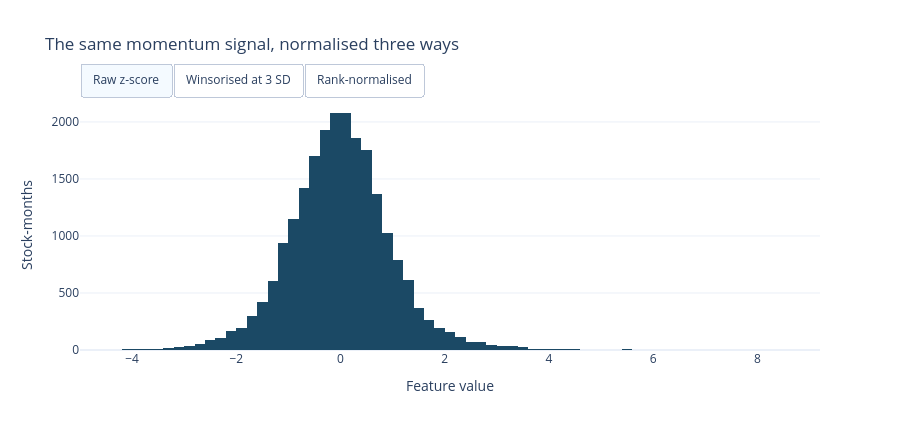

The code cell stored with this chart in its notebook:
### Markdown cell above
### Why raw features are unusable

Look at the ranges above. `vol_3m` is around 0.2, `high_52w` is around 0.95, `mom_6m`
might be anything from −0.4 to +2.0. Any model that weights features — a linear
regression, a neural network, a distance-based method — will be dominated by whichever
feature happens to have the largest numbers.

Worse, the ranges *drift*. Volatility in a calm month and volatility in March 2020 are not
the same variable. A model trained on one will be badly calibrated for the other.

The standard fix is to convert each feature into a **cross-sectional score**: forget the
absolute level, ask only where this stock sits relative to the others *this month*. Three
ways to do it, in increasing robustness:

### Code cell
def cross_sectional_zscore(frame):
    """Standardise each row: (x - row mean) / row standard deviation."""
    return frame.sub(frame.mean(axis=1), axis=0).div(frame.std(axis=1), axis=0)


def winsorise(frame, limit=3.0):
    """Clip extreme z-scores. Blunts the influence of data errors and genuine freaks."""
    return frame.clip(lower=-limit, upper=limit)


def cross_sectional_rank(frame):
    """Replace values by their rank within the month, scaled to [-0.5, +0.5].

    This discards the magnitude entirely and keeps only the ordering, which makes it
    immune to outliers and to changes in the shape of the distribution over time.
    """
    return frame.rank(axis=1, pct=True) - 0.5


raw_z = cross_sectional_zscore(features["mom_6m"])
versions = {
    "Raw z-score":        raw_z,
    "Winsorised at 3 SD": winsorise(raw_z),
    "Rank-normalised":    cross_sectional_rank(features["mom_6m"]),
}

fig = go.Figure()
for i, (label, frame) in enumerate(versions.items()):
    vals = frame.stack().dropna().values
    fig.add_trace(go.Histogram(x=vals, name=label, nbinsx=80, visible=(i == 0),
                               marker=dict(color=AIRM_COLOURS[i])))

fig.update_layout(
    title="The same momentum signal, normalised three ways",
    template=AIRM_TEMPLATE, height=430, showlegend=False,
    xaxis_title="Feature value", yaxis_title="Stock-months",
    updatemenus=[dict(type="buttons", direction="right", x=0, y=1.15, xanchor="left",
        buttons=[dict(label=lbl, method="update",
                      args=[{"visible": [j == i for j in range(len(versions))]}])
                 for i, lbl in enumerate(versions)])])
fig.show()

print(f"Most extreme raw z-score in the sample: {raw_z.stack().abs().max():.1f} standard deviations")

### Figure 1 — Plotly figure (JSON) as saved in the notebook; plotly's stock layout.template omitted (floating-point values rounded to 4 significant figures; data arrays with more than 128 entries replaced by an {"elided": "..."} marker saying what was removed)
{"data": [{"marker": {"color": "#1b4965"}, "name": "Raw z-score", "nbinsx": 80, "type": "histogram", "visible": true, "x": {"elided": "22206 float values"}}, {"marker": {"color": "#c1121f"}, "name": "Winsorised at 3 SD", "nbinsx": 80, "type": "histogram", "visible": false, "x": {"elided": "22206 float values"}}, {"marker": {"color": "#5fa8d3"}, "name": "Rank-normalised", "nbinsx": 80, "type": "histogram", "visible": false, "x": {"elided": "22206 float values"}}], "layout": {"height": 430, "showlegend": false, "title": {"text": "The same momentum signal, normalised three ways"}, "updatemenus": [{"buttons": [{"args": [{"visible": [true, false, false]}], "label": "Raw z-score", "method": "update"}, {"args": [{"visible": [false, true, false]}], "label": "Winsorised at 3 SD", "method": "update"}, {"args": [{"visible": [false, false, true]}], "label": "Rank-normalised", "method": "update"}], "direction": "right", "type": "buttons", "x": 0, "xanchor": "left", "y": 1.15}], "xaxis": {"title": {"text": "Feature value"}}, "yaxis": {"title": {"text": "Stock-months"}}}}
